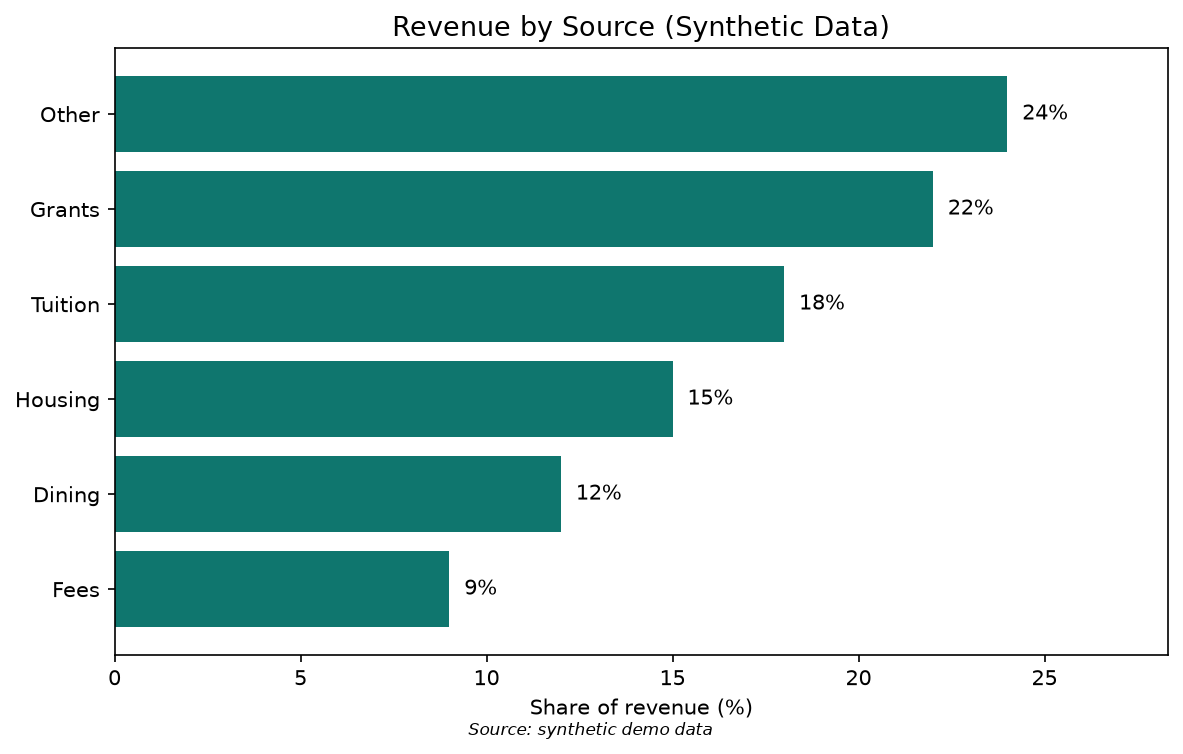

This chart was generated by the following Python code:
"""FIXED: sorted horizontal bars, crumbs grouped into "Other".

With this many categories, bars beat pie: every value shares a baseline and
nothing overlaps. The four smallest slices are grouped so the chart stays
scannable. All data is synthetic, invented for teaching.
"""
import matplotlib
matplotlib.use("Agg")  # headless-safe
import matplotlib.pyplot as plt
import os

HERE = os.path.dirname(os.path.abspath(__file__))

# smallest slices grouped for readability
categories = ["Grants", "Tuition", "Housing", "Dining", "Fees", "Other"]
amounts = [22, 18, 15, 12, 9, 8 + 6 + 5 + 5]  # synthetic demo data

order = sorted(range(len(amounts)), key=lambda i: amounts[i])
categories = [categories[i] for i in order]
amounts = [amounts[i] for i in order]

fig, ax = plt.subplots(figsize=(8, 5))
bars = ax.barh(categories, amounts, color="#0f766e")
ax.set_xlabel("Share of revenue (%)")
ax.set_title("Revenue by Source (Synthetic Data)", fontsize=13)
for bar, val in zip(bars, amounts):
    ax.text(val + 0.4, bar.get_y() + bar.get_height() / 2,
            f"{val}%", va="center", fontsize=10)
ax.set_xlim(0, max(amounts) * 1.18)
fig.text(0.5, 0.01, "Source: synthetic demo data", ha="center",
         fontsize=8, style="italic")
fig.tight_layout()
fig.savefig(os.path.join(HERE, "fixed.png"), dpi=150, bbox_inches="tight")
print("saved", os.path.join(HERE, "fixed.png"))
